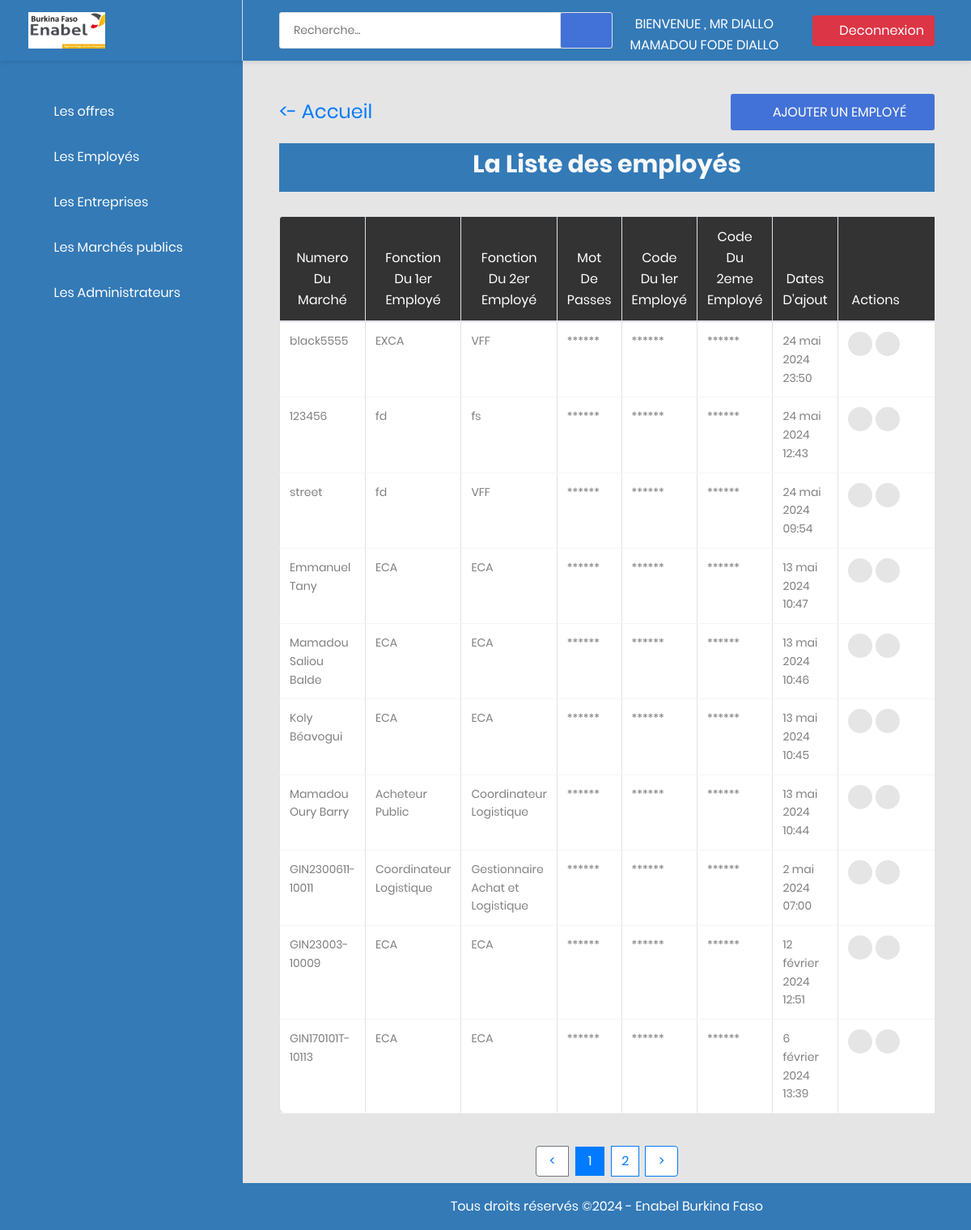
Page /sadmin/employes/ (signed in) on the earlier database version.
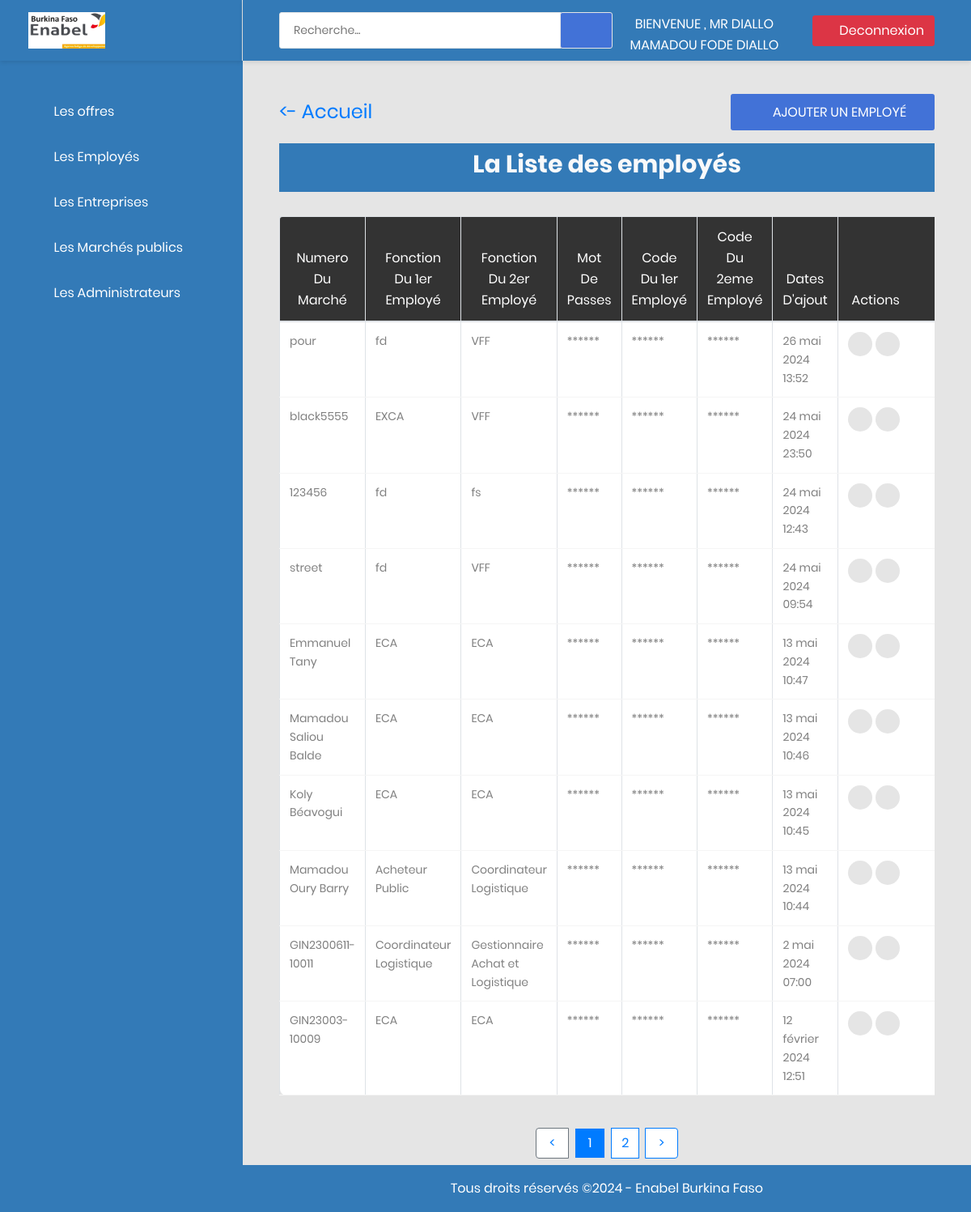
Same page on the later database version.
### app_employeur/models.py (models this page shows, shortened)
class Employeur(models.Model):
    utilisateur = models.OneToOneField(User, on_delete=models.CASCADE)
    fonction1 = models.CharField(max_length=40, blank=True)
    fonction2 = models.CharField(max_length=40, blank=True)
    email1 = models.CharField(max_length=100, blank=True)
    email2 = models.CharField(max_length=100, blank=True)
    code1 = models.CharField(max_length=16, blank=True)
    code2 = models.CharField(max_length=16, blank=True)

### app_admin/views.py (the view)
# urls.py: path("employes/", views.employeurs, name='employeurs'),
@user_passes_test(is_superuser, login_url="Aconnexion")
def employeurs(request):
    employeurs = Employeur.objects.all().order_by('-id')
    page = request.GET.get('page', 1)
    paginator = Paginator(employeurs, 10)  # Afficher 10 employeurs par page
    try:
        employeurs = paginator.page(page)
    except PageNotAnInteger:
        employeurs = paginator.page(1)
    except EmptyPage:
        employeurs = paginator.page(paginator.num_pages)
    context = {"employeurs": employeurs}
    return render(request, template_name="app_admin/employeurs.html", context=context)

### app_admin/views.py (called while the page is built)
def is_superuser(user):
    return user.is_superuser

### app_admin/templates/app_admin/employeurs.html (shortened to what the changed rows need)
{% extends 'baseA.html' %}
{% block content %}
{% include 'baseMenu.html' %}
<div class="main-content">
    <div class="section__content section__content--p30">
        <div class="container-fluid">
             <div class="row">
                <div class="col-md-12">
                    <div class="overview-wrap mb-3">
                        <h2 class="title-3"><a href="{% url 'accueil'%}"><- Accueil </a></h2>
                    </div>
                </div>
            </div>
            <h2 class="text-center text-light pt-2 pb-3" style="background-color: #337ab7; color:#fff;">La Liste des employés</h2>
            <div class="row m-t-30">
                <div class="col-md-12">
                    <div class="table-responsive m-b-40">
                        <table class="table table-bordered table-data3 ">
                            <thead>
                                <tr>
                                <th>Numero du marché</th>
                                <th>Fonction du 1er employé</th>
                                <th>Fonction du 2er employé</th>
                                <th>Mot de passes</th>
                                <th>code du  1er employé</th>
                                <th>code du  2eme employé</th>
                                <th>Dates D'ajout</th>
                                <th>Actions</th>
                                </tr>
                            </thead>
                            <tbody class="text-dark">
                                {% for employeur in employeurs %}
                                <tr>
                                    <td>{{ employeur.utilisateur.username }}</td>
                                    <td>{{ employeur.fonction1 }}</td>
                                    <td>{{ employeur.fonction2 }}</td>
                                    <td>******</td>
                                    <td>******</td>
                                    <td>******</td>
                                    <td>{{ employeur.utilisateur.date_joined }}</td>
                                    <td>
                                        <div class="table-data-feature">
                                            <a class="mr-1" href="{%url 'modifier_employeur' employeur.utilisateur.pk %}"><button class="item" data-toggle="tooltip" data-placement="top" title="" data-original-title="Editer">
                                              <i class="zmdi zmdi-edit"></i>
                                            </button></a>
                                            {%if employeur.utilisateur.is_active %}
                                            <a href="{%url 'delete_employeur' employeur.utilisateur.pk %}"> <button onclick="return confirm('voulez-vous desactivé le compte de cet employé ? ')" class="item" data-toggle="tooltip" id="delete" data-placement="top" title="" data-original-title="Desactivé">
                                                  <i class="zmdi  zmdi-eye-off"></i>
                                            </button></a>
                                            {% else %}
                                            <a href="{%url 'active_employeur' employeur.utilisateur.pk %}"> <button onclick="return confirm('voulez-vous activé le compte de cet employé ? ')" class="item" data-toggle="tooltip"  data-placement="top" title="" data-original-title="Activé">
                                                <i class="zmdi  zmdi-account-add"></i>
                                          </button></a>
                                            {%endif%}
                                        </div>
                                    </td>
                                </tr>
                                {%empty%}
                                <h2 class="text-center"> Aucun employé n'a été ajouté pour le moment </h2>
                                <br>
                                {% endfor %}
                            </tbody>
                    </table>
                </div>
            </div>
    </div>
</div>
<div class=''>
    {% if employeurs.has_previous or employeurs.has_next %}
    <ul class="pagination justify-content-center">
        {% for num_page in employeurs.paginator.page_range %}
            <li class="page-item mx-1">
                {% if employeurs.number == num_page %}
                    <a class="page-link active bg-primary text-white px-3 py-2 rounded-full" href="?page={{ num_page }}">
                        {{ num_page }}
                    </a>
                {% else %}
                    <a class="page-link border border-primary rounded-full text-primary" href="?page={{ num_page }}">
                        {{ num_page }}
                    </a>
                {% endif %}
            </li>
        {% endfor %}
    </ul>
  {% endif %}
  </div>
</div>
{% endblock content %}

Differences in the rows shown:
no longer on this page (row unchanged): Employeur: utilisateur.username "GIN170101T-10113", fonction1 "ECA", fonction2 "ECA", utilisateur.date_joined "6 février 2024 13:39"
added Employeur: utilisateur.username "pour", fonction1 "fd", fonction2 "VFF", utilisateur.date_joined "26 mai 2024 13:52"
